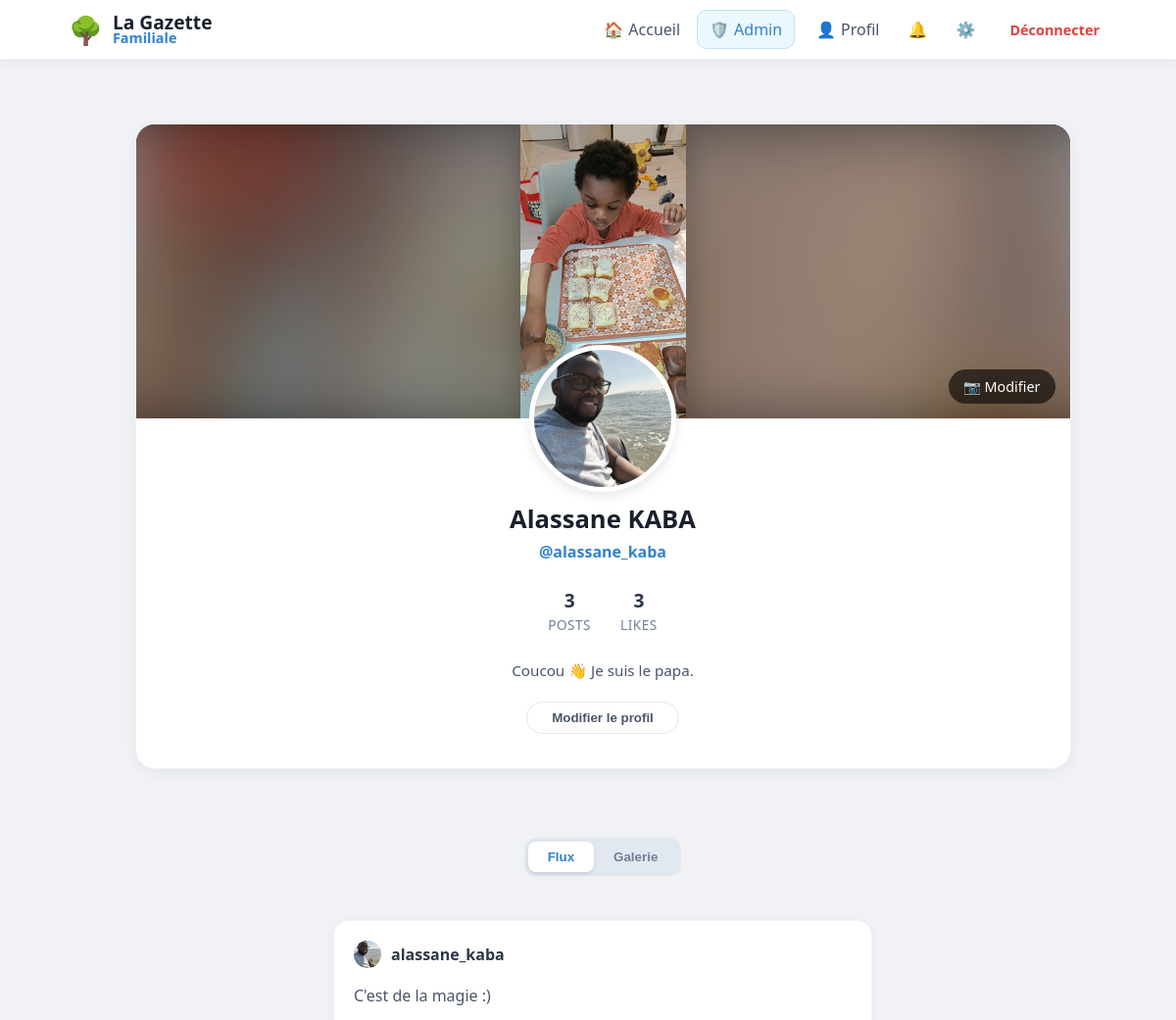
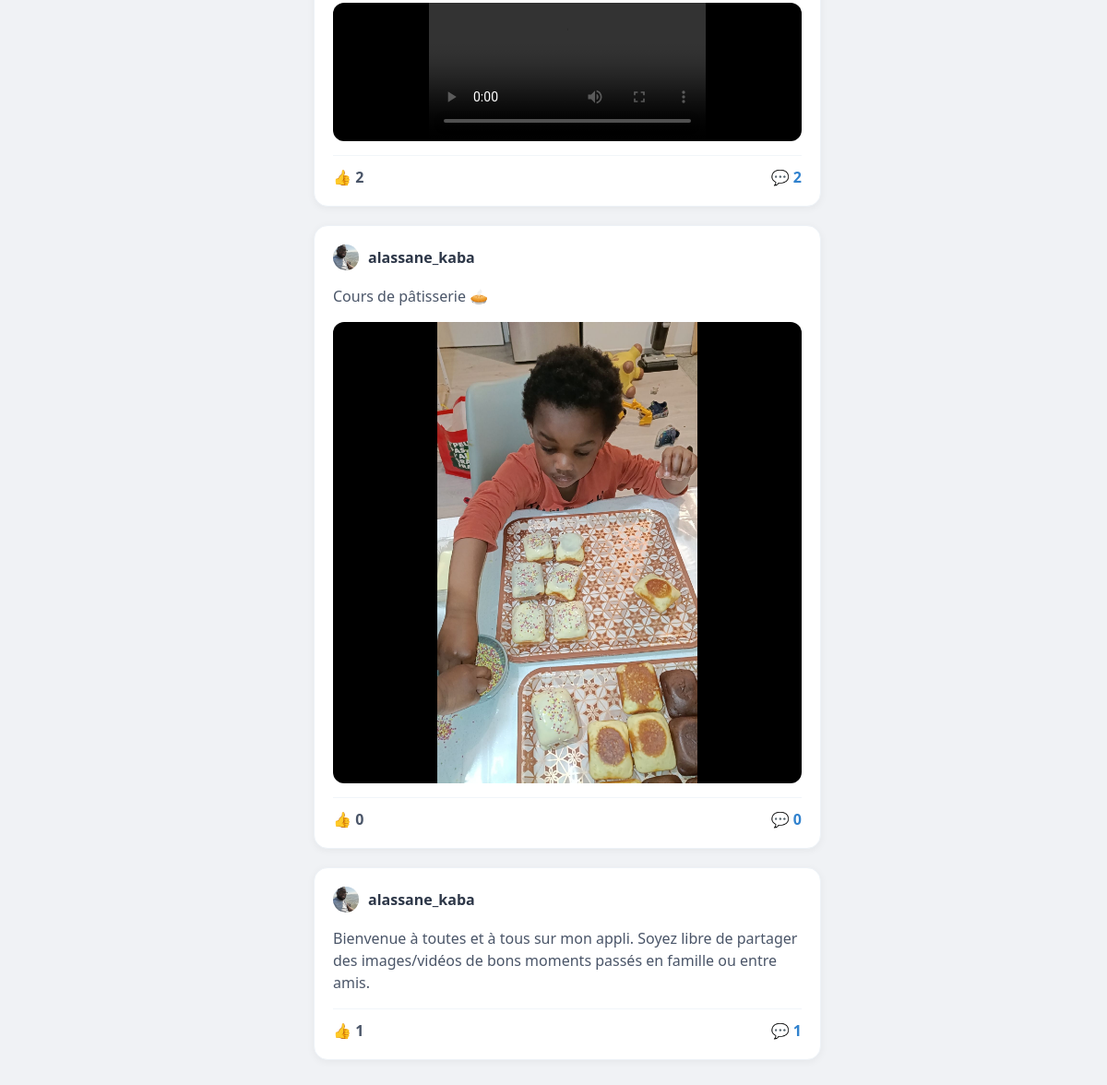
Screenshot of /user/alassane_kaba (signed in) with the database file from the repository (2 pictures, top to bottom).
### tables this page shows
CREATE TABLE users (
                id INTEGER PRIMARY KEY AUTOINCREMENT, 
                email TEXT UNIQUE, 
                firstname TEXT, 
                lastname TEXT, 
                username TEXT UNIQUE, 
                password TEXT, 
                avatar TEXT,
                is_approved INTEGER DEFAULT 0,
                is_admin INTEGER DEFAULT 0
            , cover TEXT, bio TEXT);

CREATE TABLE posts (
                id INTEGER PRIMARY KEY AUTOINCREMENT, 
                username TEXT, 
                content TEXT, 
                likes INTEGER DEFAULT 0, 
                image TEXT,
                created_at DATETIME DEFAULT CURRENT_TIMESTAMP
            );

CREATE TABLE post_medias (
                        id INTEGER PRIMARY KEY AUTOINCREMENT,
                        post_id INTEGER,
                        filename TEXT,
                        file_type TEXT, -- 'image' ou 'video'
                        FOREIGN KEY (post_id) REFERENCES posts (id) ON DELETE CASCADE
                    );

### app.py (the view)
@app.route("/user/<username>")
@login_required
def profile(username):
    with get_db() as db:
        user_info = db.execute("SELECT * FROM users WHERE username = ?", (username,)).fetchone()
        if not user_info:
            flash("Utilisateur introuvable", "danger")
            return redirect(url_for('home'))
        posts_query = db.execute("""
            SELECT posts.*, users.avatar AS user_avatar,
                (SELECT COUNT(*) FROM reactions WHERE post_id=posts.id AND type='thumb') as thumbs,
                (SELECT COUNT(*) FROM reactions WHERE post_id=posts.id AND type='heart') as hearts
            FROM posts
            JOIN users ON posts.username = users.username
            WHERE posts.username=?
            ORDER BY posts.id DESC
        """, (username,)).fetchall()
        posts = [dict(row) for row in posts_query]
        for post in posts:
            medias = db.execute("SELECT filename, file_type FROM post_medias WHERE post_id = ?",
                                (post['id'],)).fetchall()
            post['medias'] = [dict(m) for m in medias]
            comments = db.execute("""
                SELECT comments.*, users.avatar AS user_avatar
                FROM comments
                JOIN users ON comments.username = users.username
                WHERE post_id = ?
                ORDER BY created_at ASC
            """, (post['id'],)).fetchall()
            post['comments'] = [dict(c) for c in comments]
        posts_count = len(posts)
        total_reactions = sum((p['thumbs'] or 0) + (p['hearts'] or 0) for p in posts)
    return render_template(
        "profile.html",
        posts=posts,
        user=user_info,
        posts_count=posts_count,
        likes_received=total_reactions
    )

### app.py (called while the page is built)
def get_db():
    db = sqlite3.connect("database.db")
    db.row_factory = sqlite3.Row
    return db

def login_required(f):
    @wraps(f)
    def decorated_function(*args, **kwargs):
        if "user" not in session:
            flash("Veuillez vous connecter pour accéder à cette page.", "info")
            return redirect("/login")
        return f(*args, **kwargs)
    return decorated_function

@app.context_processor
def inject_pending_count():
    if session.get('is_admin'):
        db = get_db()
        count = db.execute("SELECT COUNT(*) as total FROM users WHERE is_approved = 0").fetchone()
        return {'pending_count': count['total']}
    return {'pending_count': 0}

### templates/profile.html (shortened to what this page needs)
{% extends "base.html" %}
{% block content %}
<div class="main-container">
    <div class="profile-header-card">
        <div class="cover-wrapper">
            <div class="cover-main-img"></div>
            {% if session['user'] == user.username %}
                <label for="cover-upload" style="position: absolute; bottom: 15px; right: 15px; background: rgba(0,0,0,0.6); color: white; padding: 8px 15px; border-radius: 20px; cursor: pointer; z-index: 10; font-size: 0.9em;">📷 Modifier</label>
            {% endif %}
        </div>
        <div style="text-align: center; padding-bottom: 25px;">
            <div class="avatar-container">
                <img src="{{ url_for('static', filename='avatars/' + (user.avatar if user.avatar else 'default.png')) }}" class="profile-avatar-img">
            </div>
            <h2 style="margin: 0; font-size: 1.6em; color: #1a202c;">{{ user.firstname }} {{ user.lastname }}</h2>
            <p style="margin: 5px 0 15px 0; color: #3182ce; font-weight: 600;">@{{ user.username }}</p>
            <div class="profile-stats">
                <div class="stat-box">
                    <span class="stat-value">{{ posts|length }}</span>
                    <span class="stat-label">Posts</span>
                </div>
                <div class="stat-box">
                    <span class="stat-value">
                        {% set total_likes = namespace(value=0) %}
                        {% for post in posts %}{% set total_likes.value = total_likes.value + (post.thumbs|int) %}{% endfor %}
                        {{ total_likes.value }}
                    </span>
                    <span class="stat-label">Likes</span>
                </div>
            </div>
            <div class="profile-bio">
                {% if user.bio %}
                    {{ user.bio }}
                {% else %}
                    Bienvenue sur mon profil ! ✨
                {% endif %}
            </div>
            {% if session['user'] == user.username %}
                <button class="edit-profile-btn" onclick="openModal()">Modifier le profil</button>
            {% endif %}
        </div>
    </div>
    <div class="nav-container">
        <div class="modern-nav">
            <button onclick="switchView('feed')" id="btn-feed" class="nav-item-btn active">Flux</button>
            <button onclick="switchView('grid')" id="btn-grid" class="nav-item-btn">Galerie</button>
        </div>
    </div>
    <div style="grid-column: 1 / -1;">
        <div id="view-feed">
            <div style="display: flex; flex-direction: column; align-items: center;">
                {% if posts %}
                    {% for post in posts %}
                    <div class="post-card">
                        <div style="display: flex; align-items: center; gap: 10px; margin-bottom: 12px;">
                            <img src="{{ url_for('static', filename='avatars/' + (post.user_avatar if post.user_avatar else 'default.png')) }}" class="comment-avatar">
                            <strong style="color: #2d3748;">{{ post.username }}</strong>
                        </div>
                        <p style="color: #4a5568; line-height: 1.5;">{{ post.content }}</p>
                        {% if post.medias %}
                        <div class="media-slider-container">
                            <div id="slider-{{ post.id }}" class="media-slider" data-index="0">
                                {% for media in post.medias %}
                                <div class="slider-item">
                                    {% if media.file_type == 'video' %}
                                        <video src="{{ url_for('static', filename='uploads/' + media.filename) }}" controls></video>
                                    {% else %}
                                        <img src="{{ url_for('static', filename='uploads/' + media.filename) }}">
                                    {% endif %}
                                </div>
                                {% endfor %}
                            </div>
                        </div>
                        {% endif %}
                        <div style="display: flex; justify-content: space-between; margin-top: 15px; border-top: 1px solid #f1f5f9; padding-top: 12px;">
                            <span style="font-weight: 700; color: #4a5568;">👍 {{ post.thumbs or 0 }}</span>
                            <span style="color: #3182ce; cursor: pointer; font-weight: 700;" onclick="toggleComments('{{ post.id }}')">
                                💬 {{ post.comments|length }}
                            </span>
                        </div>
                    </div>
                    {% endfor %}
                {% endif %}
            </div>
        </div>
    </div>
</div>
{% endblock %}

### static/style.css (style rules this page uses)
body { font-family: 'Segoe UI', system-ui, -apple-system, sans-serif; background: #f0f2f5; margin: 0; color: #1a202c; }
.post-card { background: white; border-radius: 15px; padding: 20px; margin-bottom: 20px; box-shadow: 0 2px 8px rgba(0,0,0,0.05); border: 1px solid #edf2f7; overflow: hidden; }

### templates/base.html (style rules this page uses)
:root { --bg-color: #f0f2f5; --primary: #3182ce; --text-main: #1a202c; --text-light: #718096; --danger: #e53e3e; --success: #38a169; --info: #3182ce; }
body { background-color: var(--bg-color); margin: 0; font-family: 'Segoe UI', system-ui, -apple-system, sans-serif; }
.main-container { max-width: 1100px; margin: 0 auto; padding: 20px 15px; display: grid; grid-template-columns: 1fr; gap: 25px; align-items: start; box-sizing: border-box; }
@media (min-width: 900px) { .main-container { grid-template-columns: 280px 650px; justify-content: center; } }

### rows the page displays
users: avatar (picture), firstname "Alassane", lastname "KABA", username "alassane_kaba", bio "Coucou 👋 Je suis le papa."
posts: avatar (picture), username "alassane_kaba", content "C'est de la magie :)", thumbs "2", comments|length "2"
posts: avatar (picture), username "alassane_kaba", content "Cours de pâtisserie 🥧", likes "0", comments|length "0"
post_medias: filename (picture)
posts: avatar (picture), username "alassane_kaba", content "Bienvenue à toutes et à tous sur mon appli. Soyez libre de partager des images/vidéos de bons moments passés en famille ou entre amis.", id "1", comments|length "1"

### other values shown
{{ posts|length }} "3"
{{ total_likes.value }} "3"
